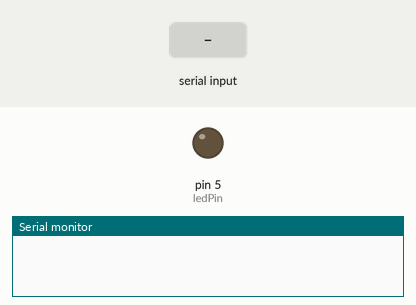
A sketch run on a simulated Arduino Uno, built with avr-gcc and run on an emulated ATmega328P. Parts: output pins drawn as LEDs (lit = HIGH), the last lines printed to the serial monitor. The inputs (shaded band) are chosen by the test bench.

Above: at 1.2 s.
1.3 s: byte 30 received over Serial
At 1.45 s:
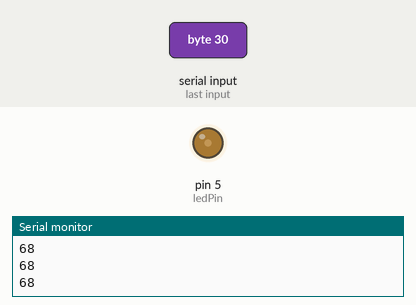
At 3.39 s:
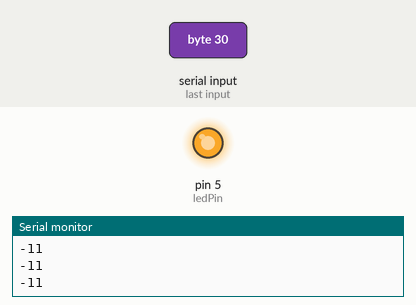
4.3 s: byte 90 received over Serial
At 5.35 s:
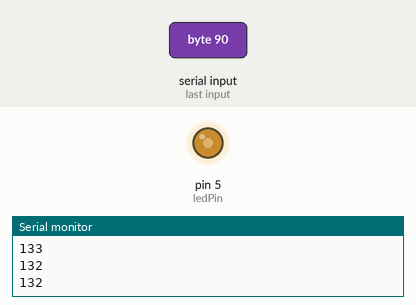
Timing chart, 0 to 13.3 s (numbered marks = the images above; inputs shaded):
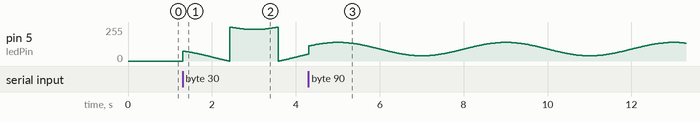

The sketch:

SerialwithMaxTutorialSine.ino
```cpp
// Arduino Serial Tester
// rld, cycling'74, 3.2008


int serialvalue; // value for serial input
int started = 0; // flag for whether we've received serial yet
const int ledPin = 5;
int baseBrightness=0;

float timeline;
int ledBrightness;


void setup()
{
  Serial.begin(9600); // open the arduino serial port
  pinMode(ledPin, OUTPUT);
}

void loop(){

  if(Serial.available()) // check to see if there's serial data in the buffer
  {
    serialvalue = Serial.read(); // read a byte of serial data
    started = 1; // set the started flag to on
  }

  if(started) // loop once serial data has been received
  { baseBrightness=serialvalue;
   timeline = millis()/4000.0;
   int  ledBrightness = baseBrightness + 50 * sin( timeline * 2.0 * PI  );
        Serial.println(ledBrightness);
   if(ledBrightness>255){
       ledBrightness=255;
    }
    Serial.println(ledBrightness);
    analogWrite(ledPin, ledBrightness);
    delay(10); // pause
  }
}
```
